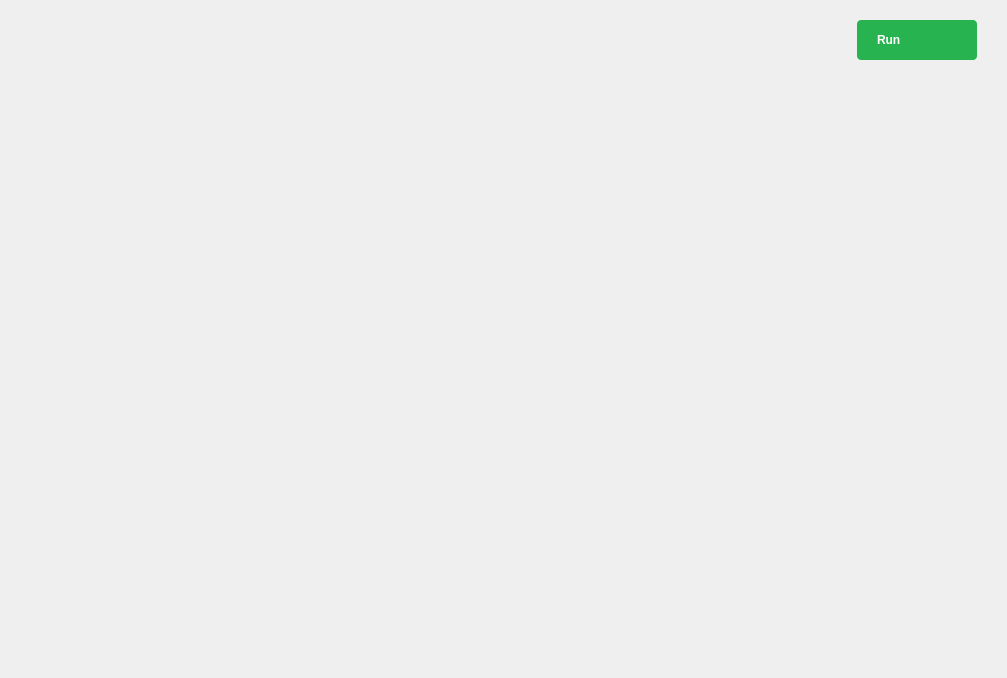
<?xml version="1.0" encoding="UTF-8"?>
<ui version="4.0">
 <class>DigitalIO</class>
 <widget class="QWidget" name="DigitalIO">
  <property name="geometry">
   <rect>
    <x>0</x>
    <y>0</y>
    <width>1007</width>
    <height>678</height>
   </rect>
  </property>
  <property name="sizePolicy">
   <sizepolicy hsizetype="Preferred" vsizetype="Preferred">
    <horstretch>0</horstretch>
    <verstretch>0</verstretch>
   </sizepolicy>
  </property>
  <property name="windowTitle">
   <string>Form</string>
  </property>
  <property name="styleSheet">
   <string notr="true">outline:none;</string>
  </property>
  <layout class="QVBoxLayout" name="verticalLayout">
   <property name="spacing">
    <number>0</number>
   </property>
   <property name="leftMargin">
    <number>0</number>
   </property>
   <property name="topMargin">
    <number>0</number>
   </property>
   <property name="rightMargin">
    <number>0</number>
   </property>
   <property name="bottomMargin">
    <number>0</number>
   </property>
   <item>
    <layout class="QHBoxLayout" name="horizontalLayout">
     <property name="spacing">
      <number>0</number>
     </property>
     <property name="topMargin">
      <number>20</number>
     </property>
     <item>
      <spacer name="horizontalSpacer">
       <property name="orientation">
        <enum>Qt::Horizontal</enum>
       </property>
       <property name="sizeHint" stdset="0">
        <size>
         <width>40</width>
         <height>20</height>
        </size>
       </property>
      </spacer>
     </item>
     <item>
      <widget class="QPushButton" name="btnRunStop">
       <property name="layoutDirection">
        <enum>Qt::RightToLeft</enum>
       </property>
       <property name="styleSheet">
        <string notr="true">QPushButton {
  width: 80px;
  height: 40px;
  border-radius: 4px;
  background-color: #27b34f;
  color: white;
  font-family: &quot;monospace&quot;;
  font-weight: bold;
  text-align: left;
  padding-left: 20px;
  padding-right: 20px;
}

QPushButton::checked {
  background-color: #F45000;
}

QPushButton:disabled {
background-color: grey;
}</string>
       </property>
       <property name="text">
        <string>Run</string>
       </property>
       <property name="icon">
        <iconset resource="../resources/resources.qrc">
         <normaloff>:/icons/ico-play.svg</normaloff>:/icons/ico-play.svg</iconset>
       </property>
       <property name="iconSize">
        <size>
         <width>8</width>
         <height>10</height>
        </size>
       </property>
       <property name="checkable">
        <bool>true</bool>
       </property>
      </widget>
     </item>
     <item>
      <spacer name="horizontalSpacer_3">
       <property name="orientation">
        <enum>Qt::Horizontal</enum>
       </property>
       <property name="sizeType">
        <enum>QSizePolicy::Preferred</enum>
       </property>
       <property name="sizeHint" stdset="0">
        <size>
         <width>30</width>
         <height>20</height>
        </size>
       </property>
      </spacer>
     </item>
    </layout>
   </item>
   <item>
    <layout class="QHBoxLayout" name="horizontalLayout_2">
     <property name="topMargin">
      <number>0</number>
     </property>
     <property name="rightMargin">
      <number>0</number>
     </property>
     <item>
      <layout class="QVBoxLayout" name="verticalLayout_2">
       <property name="rightMargin">
        <number>0</number>
       </property>
       <property name="bottomMargin">
        <number>0</number>
       </property>
       <item>
        <spacer name="verticalSpacer_2">
         <property name="orientation">
          <enum>Qt::Vertical</enum>
         </property>
         <property name="sizeType">
          <enum>QSizePolicy::Maximum</enum>
         </property>
         <property name="sizeHint" stdset="0">
          <size>
           <width>20</width>
           <height>200</height>
          </size>
         </property>
        </spacer>
       </item>
       <item>
        <widget class="QWidget" name="dioContainer" native="true">
         <property name="sizePolicy">
          <sizepolicy hsizetype="MinimumExpanding" vsizetype="Expanding">
           <horstretch>0</horstretch>
           <verstretch>0</verstretch>
          </sizepolicy>
         </property>
         <layout class="QVBoxLayout" name="containerLayout">
          <property name="spacing">
           <number>0</number>
          </property>
          <property name="leftMargin">
           <number>0</number>
          </property>
          <property name="topMargin">
           <number>0</number>
          </property>
          <property name="rightMargin">
           <number>0</number>
          </property>
          <property name="bottomMargin">
           <number>0</number>
          </property>
         </layout>
        </widget>
       </item>
       <item>
        <spacer name="verticalSpacer">
         <property name="orientation">
          <enum>Qt::Vertical</enum>
         </property>
         <property name="sizeType">
          <enum>QSizePolicy::Maximum</enum>
         </property>
         <property name="sizeHint" stdset="0">
          <size>
           <width>20</width>
           <height>200</height>
          </size>
         </property>
        </spacer>
       </item>
      </layout>
     </item>
    </layout>
   </item>
  </layout>
 </widget>
 <resources>
  <include location="../resources/resources.qrc"/>
 </resources>
 <connections/>
</ui>
